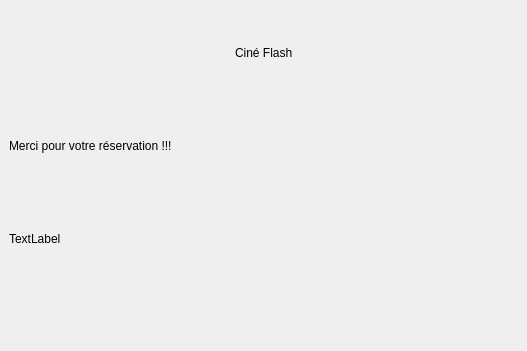
<?xml version="1.0" encoding="UTF-8"?>
<ui version="4.0">
 <class>remerciment</class>
 <widget class="QMainWindow" name="remerciment">
  <property name="geometry">
   <rect>
    <x>0</x>
    <y>0</y>
    <width>527</width>
    <height>351</height>
   </rect>
  </property>
  <property name="windowTitle">
   <string>MainWindow</string>
  </property>
  <widget class="QWidget" name="centralwidget">
   <layout class="QGridLayout" name="gridLayout">
    <item row="1" column="0">
     <layout class="QGridLayout" name="gridLayout_2">
      <item row="1" column="0">
       <layout class="QHBoxLayout" name="horizontalLayout">
        <item>
         <spacer name="horizontalSpacer">
          <property name="orientation">
           <enum>Qt::Horizontal</enum>
          </property>
          <property name="sizeHint" stdset="0">
           <size>
            <width>40</width>
            <height>20</height>
           </size>
          </property>
         </spacer>
        </item>
        <item>
         <widget class="QLabel" name="Tl_logo">
          <property name="text">
           <string>Ciné Flash</string>
          </property>
         </widget>
        </item>
        <item>
         <spacer name="horizontalSpacer_2">
          <property name="orientation">
           <enum>Qt::Horizontal</enum>
          </property>
          <property name="sizeHint" stdset="0">
           <size>
            <width>40</width>
            <height>20</height>
           </size>
          </property>
         </spacer>
        </item>
       </layout>
      </item>
      <item row="3" column="0">
       <widget class="QLabel" name="Tl_num_reservation">
        <property name="text">
         <string>TextLabel</string>
        </property>
       </widget>
      </item>
      <item row="2" column="0">
       <widget class="QLabel" name="Tl_remerciement">
        <property name="text">
         <string>Merci pour votre réservation !!!</string>
        </property>
       </widget>
      </item>
      <item row="4" column="0">
       <spacer name="verticalSpacer">
        <property name="orientation">
         <enum>Qt::Vertical</enum>
        </property>
        <property name="sizeType">
         <enum>QSizePolicy::Fixed</enum>
        </property>
        <property name="sizeHint" stdset="0">
         <size>
          <width>20</width>
          <height>60</height>
         </size>
        </property>
       </spacer>
      </item>
     </layout>
    </item>
   </layout>
  </widget>
 </widget>
 <resources/>
 <connections/>
</ui>
